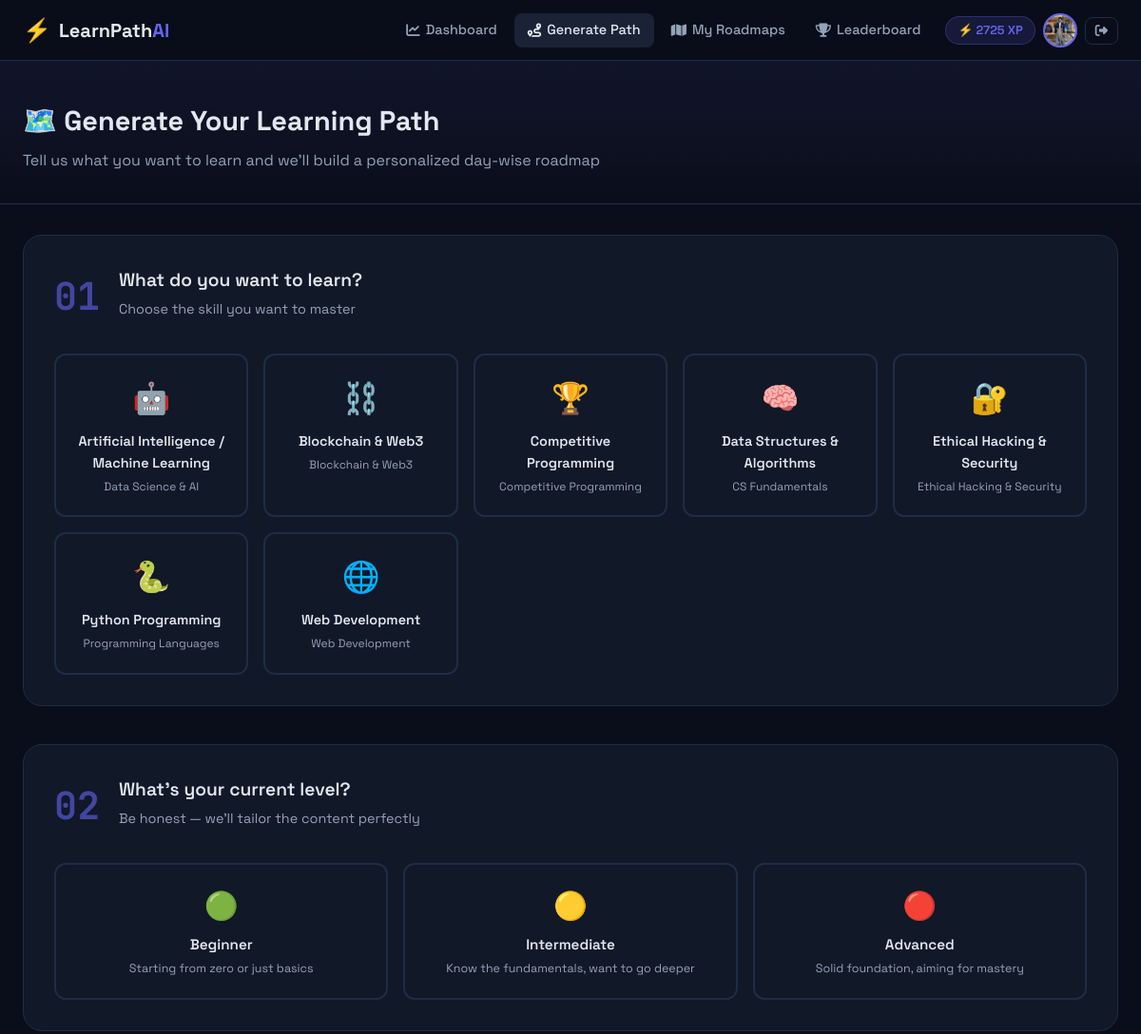
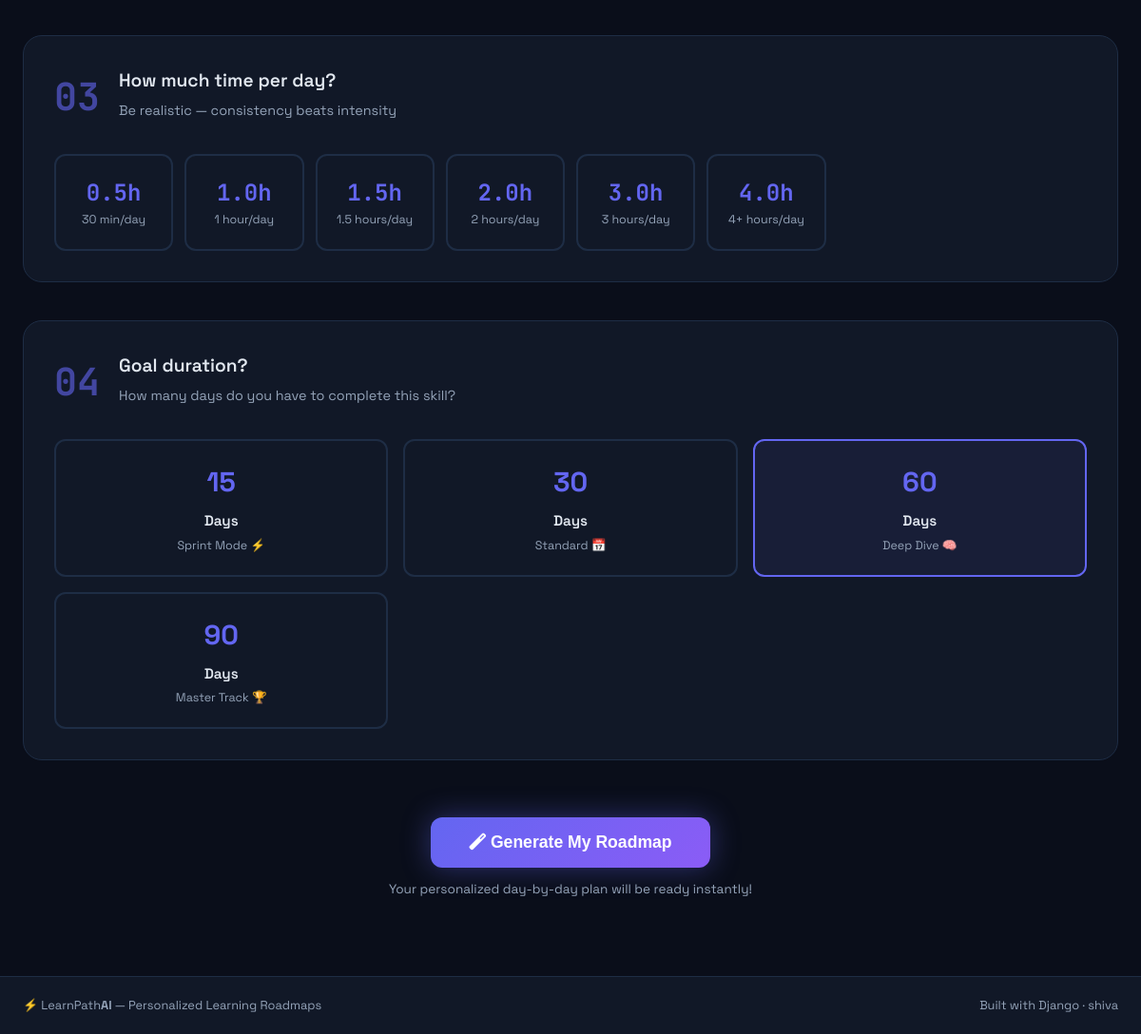
The app's page /roadmap/generate/ (signed in) with its own data (2 pictures, top to bottom).
### users/models.py (models this page shows, shortened)
class UserProfile(models.Model):
    EXPERIENCE_CHOICES = [
        ('beginner', 'Beginner'),
        ('intermediate', 'Intermediate'),
        ('advanced', 'Advanced'),
    ]
    user = models.OneToOneField(User, on_delete=models.CASCADE, related_name='profile')
    bio = models.TextField(blank=True, max_length=500)
    avatar = models.ImageField(upload_to='avatars/', null=True, blank=True)
    experience_level = models.CharField(max_length=20, choices=EXPERIENCE_CHOICES, default='beginner')
    daily_study_hours = models.FloatField(default=1.0)
    total_xp = models.IntegerField(default=0)
    streak_days = models.IntegerField(default=0)
    last_activity = models.DateTimeField(null=True, blank=True)
    joined_at = models.DateTimeField(auto_now_add=True)
    class Meta:
        verbose_name = 'User Profile'
        verbose_name_plural = 'User Profiles'

### roadmap/models.py (models this page shows, shortened)
class Skill(models.Model):
    CATEGORY_CHOICES = [
        ('cs_fundamentals', 'CS Fundamentals'),
        ('web_development', 'Web Development'),
        ('data_science', 'Data Science & AI'),
        ('programming', 'Programming Languages'),
        ('competitive', 'Competitive Programming'),
        ('blockchain', 'Blockchain & Web3'),
        ('ethical_hacking', 'Ethical Hacking & Security'),
    ]
    name = models.CharField(max_length=100, unique=True)
    slug = models.SlugField(max_length=100, unique=True)
    description = models.TextField()
    category = models.CharField(max_length=30, choices=CATEGORY_CHOICES)
    icon = models.CharField(max_length=50, default='📚')  # emoji icon
    color = models.CharField(max_length=20, default='#6366f1')  # hex color
    is_active = models.BooleanField(default=True)
    created_at = models.DateTimeField(auto_now_add=True)
    class Meta:
        ordering = ['name']
        verbose_name = 'Skill'
        verbose_name_plural = 'Skills'

### roadmap/views.py (the view, shortened to what this page needs)
# urls.py: path('generate/', views.GenerateRoadmapView.as_view(), name='generate'),
@method_decorator(login_required, name='dispatch')
class GenerateRoadmapView(View):
    template_name = 'roadmap/generate.html'
    def get(self, request):
        form = RoadmapGenerateForm()
        skills = Skill.objects.filter(is_active=True)
        return render(request, self.template_name, {'form': form, 'skills': skills})

### templates/roadmap/generate.html (shortened to what this page needs)
{% extends 'base.html' %}
{% block content %}
<div class="page-header">
    <div class="container">
        <h1>🗺️ Generate Your Learning Path</h1>
        <p>Tell us what you want to learn and we'll build a personalized day-wise roadmap</p>
    </div>
</div>
<div class="container">
    <form method="post" class="generate-form" id="generateForm">
        <div class="form-step" id="step1">
            <div class="step-header">
                <div class="step-number">01</div>
                <div><h2>What do you want to learn?</h2><p>Choose the skill you want to master</p></div>
            </div>
            <div class="skill-selector-grid">
                {% for skill in skills %}
                <label class="skill-selector-card" style="--color: {{ skill.color }}">
                    <div class="skill-card-inner">
                        <div class="skill-emoji">{{ skill.icon }}</div>
                        <div class="skill-name">{{ skill.name }}</div>
                        <div class="skill-cat">{{ skill.get_category_display }}</div>
                    </div>
                </label>
                {% endfor %}
            </div>
        </div>
        <div class="form-step">
            <div class="step-header">
                <div class="step-number">02</div>
                <div><h2>What's your current level?</h2><p>Be honest — we'll tailor the content perfectly</p></div>
            </div>
            <div class="level-selector">
                <label class="level-card">
                    <div class="level-inner">
                        <div class="level-emoji">🟢</div>
                        <div class="level-name">Beginner</div>
                        <div class="level-desc">Starting from zero or just basics</div>
                    </div>
                </label>
                <label class="level-card">
                    <div class="level-inner">
                        <div class="level-emoji">🟡</div>
                        <div class="level-name">Intermediate</div>
                        <div class="level-desc">Know the fundamentals, want to go deeper</div>
                    </div>
                </label>
                <label class="level-card">
                    <div class="level-inner">
                        <div class="level-emoji">🔴</div>
                        <div class="level-name">Advanced</div>
                        <div class="level-desc">Solid foundation, aiming for mastery</div>
                    </div>
                </label>
            </div>
        </div>
        <div class="form-step">
            <div class="step-header">
                <div class="step-number">03</div>
                <div><h2>How much time per day?</h2><p>Be realistic — consistency beats intensity</p></div>
            </div>
            <div class="time-selector">
                {% for val, label in form.daily_hours.field.choices %}
                <label class="time-card">
                    <div class="time-inner">
                        <div class="time-val">{{ val }}h</div>
                        <div class="time-label">{{ label }}</div>
                    </div>
                </label>
                {% endfor %}
            </div>
        </div>
        <div class="form-step">
            <div class="step-header">
                <div class="step-number">04</div>
                <div><h2>Goal duration?</h2><p>How many days do you have to complete this skill?</p></div>
            </div>
            <div class="duration-selector">
                <label class="duration-card">
                    <div class="duration-inner">
                        <div class="duration-days">15</div>
                        <div class="duration-label">Days</div>
                        <div class="duration-desc">Sprint Mode ⚡</div>
                    </div>
                </label>
                <label class="duration-card">
                    <div class="duration-inner">
                        <div class="duration-days">30</div>
                        <div class="duration-label">Days</div>
                        <div class="duration-desc">Standard 📅</div>
                    </div>
                </label>
                <label class="duration-card active">
                    <div class="duration-inner">
                        <div class="duration-days">60</div>
                        <div class="duration-label">Days</div>
                        <div class="duration-desc">Deep Dive 🧠</div>
                    </div>
                </label>
                <label class="duration-card">
                    <div class="duration-inner">
                        <div class="duration-days">90</div>
                        <div class="duration-label">Days</div>
                        <div class="duration-desc">Master Track 🏆</div>
                    </div>
                </label>
            </div>
        </div>
        <div class="form-submit-section">
            <button type="submit" class="btn-generate" id="submitBtn">
                <span class="btn-text"><i class="fas fa-magic"></i> Generate My Roadmap</span>
            </button>
            <p class="submit-note">Your personalized day-by-day plan will be ready instantly!</p>
        </div>
    </form>
</div>
{% endblock %}

### templates/base.html (shortened to what this page needs)
<!DOCTYPE html>
<html lang="en" data-theme="dark">
<head>
    {% load static %}
    <link rel="stylesheet" href="https://cdnjs.cloudflare.com/ajax/libs/font-awesome/6.5.0/css/all.min.css">
    <link rel="stylesheet" href="{% static 'css/main.css' %}">
</head>
<body>
<nav class="navbar">
    <div class="nav-container">
        <a href="{% url 'dashboard:home' %}" class="nav-brand">
            <span class="brand-icon">⚡</span>
            <span class="brand-text">LearnPath<span class="brand-accent">AI</span></span>
        </a>
        <div class="nav-links">
            {% if user.is_authenticated %}
                <a href="{% url 'dashboard:dashboard' %}" class="nav-link {% if request.resolver_match.url_name == 'dashboard' %}active{% endif %}">
                    <i class="fas fa-chart-line"></i> Dashboard
                </a>
                <a href="{% url 'roadmap:generate' %}" class="nav-link {% if 'generate' in request.path %}active{% endif %}">
                    <i class="fas fa-route"></i> Generate Path
                </a>
                <a href="{% url 'roadmap:my_roadmaps' %}" class="nav-link">
                    <i class="fas fa-map"></i> My Roadmaps
                </a>
                <a href="{% url 'progress:leaderboard' %}" class="nav-link">
                    <i class="fas fa-trophy"></i> Leaderboard
                </a>
                <div class="nav-user">
                    <div class="user-xp">⚡ {{ user.profile.total_xp }} XP</div>
                    <a href="{% url 'users:profile' %}" class="user-avatar">
                        {% if user.profile.avatar %}
                            <img src="{{ user.profile.avatar.url }}" alt="avatar">
                        {% else %}
                            <span>{{ user.username|first|upper }}</span>
                        {% endif %}
                    </a>
                    <form method="post" action="{% url 'users:logout' %}" style="display:inline;">
                        <button type="submit" class="btn-logout">
                            <i class="fas fa-sign-out-alt"></i>
                        </button>
                    </form>
                </div>
            {% else %}
                <a href="{% url 'users:login' %}" class="nav-link">Login</a>
                <a href="{% url 'users:register' %}" class="btn-primary-sm">Get Started</a>
            {% endif %}
        </div>
    </div>
</nav>
<main class="main-content">
    {% block content %}{% endblock %}
</main>
<footer class="footer">
    <div class="footer-inner">
        <span>⚡ LearnPath<strong>AI</strong> — Personalized Learning Roadmaps</span>
        <span class="footer-right">Built with Django · {{ user.username|default:"" }}</span>
    </div>
</footer>
</body>
</html>

### records on screen
Skill: icon "🤖", name "Artificial Intelligence / Machine Learning", category "Data Science & AI"
Skill: icon "⛓️", name "Blockchain & Web3", category "Blockchain & Web3"
Skill: icon "🏆", name "Competitive Programming", category "Competitive Programming"
Skill: icon "🧠", name "Data Structures & Algorithms", category "CS Fundamentals"
Skill: icon "🔐", name "Ethical Hacking & Security", category "Ethical Hacking & Security"
Skill: icon "🐍", name "Python Programming", category "Programming Languages"
Skill: icon "🌐", name "Web Development", category "Web Development"

### other values on screen
{{ user.profile.total_xp }} "2725"
{{ val }} "0.5" "1.0" "1.5" "2.0" "3.0" "4.0"
{{ label }} "30 min/day" "1 hour/day" "1.5 hours/day" "2 hours/day" "3 hours/day" "4+ hours/day"
{{ user.username|default:"" }} "shiva"
